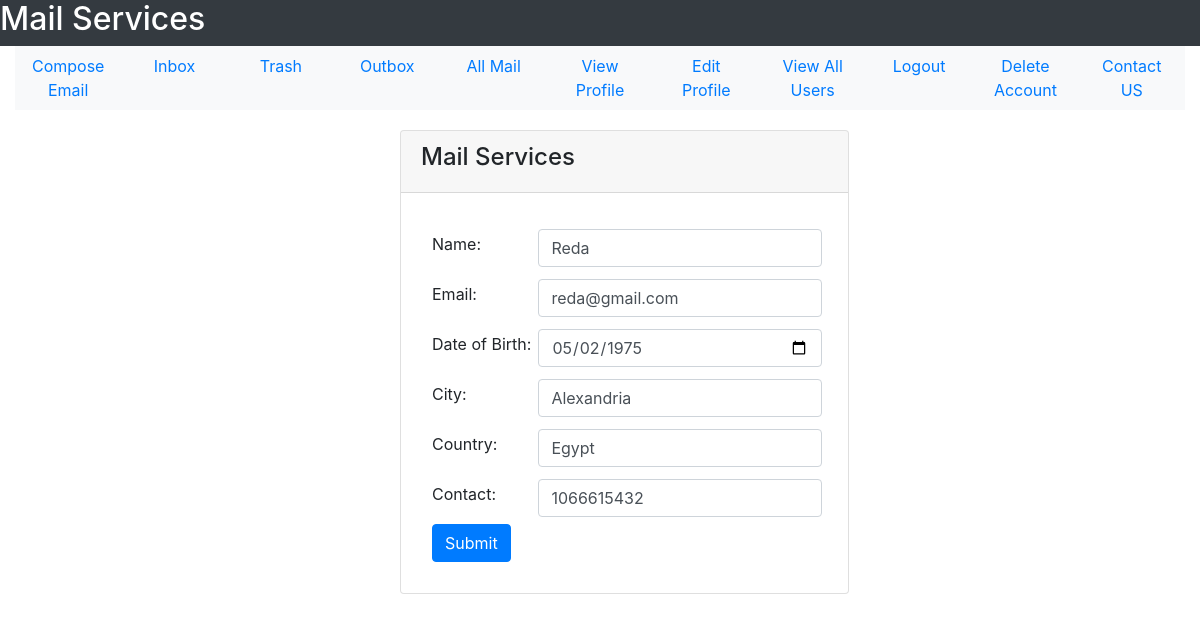
/EditProfileForm (signed in), run on an earlier commit of the app's database.
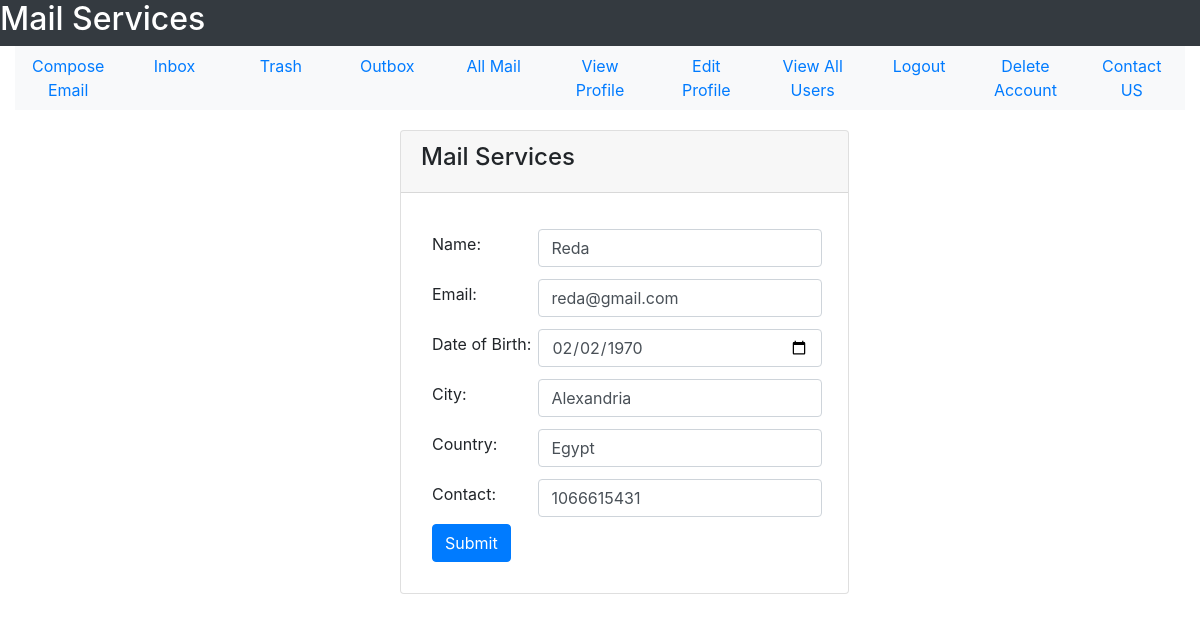
And on a later commit of the database.
### tables this page shows
CREATE TABLE user(user_id INTEGER PRIMARY KEY, user_name TEXT NOT NULL, user_email TEXT NOT NULL, user_password TEXT  NOT NULL, user_gender TEXT NOT NULL, user_date_of_birth TEXT NOT NULL, user_city TEXT NOT NULL, user_country TEXT NOT NULL, user_contact INTEGER, user_account_creation_date TEXT NOT NULL, user_active INTEGER DEFAULT 0 CHECK(user_active == 1 OR user_active == 0), UNIQUE(user_email));

### User/User_Profile/user.py (the view)
@user_profile_bp.route('/EditProfileForm')
def edit_profile_form():
    sqlite_connection = sqlite3.connect('Mail_DB.db')
    select_user_query = """SELECT * FROM user WHERE user_email = ?;"""
    select_user_query_data = (session['email'],)
    user_data = sqlite_connection.execute(select_user_query, select_user_query_data)
    user_record = {}
    for data in user_data:
        user_record['NAME'] = data[1]
        user_record['EMAIL'] = data[2]
        user_record['DATE_OF_BIRTH'] = data[5]
        user_record['CITY'] = data[6]
        user_record['COUNTRY'] = data[7]
        user_record['CONTACT'] = data[8]
        user_record['ACCOUNT_CREATRION_DATE'] = data[9]
    sqlite_connection.close()
    return render_template('User_Profile/editProfileForm.html', user = user_record)

### User/User_Profile/templates/User_Profile/editProfileForm.html (shortened to what the changed rows need)
<!DOCTYPE html>
<html lang = "en">
    <head>
        <link rel="stylesheet" href="https://maxcdn.bootstrapcdn.com/bootstrap/4.5.2/css/bootstrap.min.css">
    </head>
    <body onload = "alertMessage()">
        <div class = "container-fluid">
        <div class = "row bg-dark text-white">
            <h2>Mail Services</h2>
        </div>
        <div class = "row">
        <div class = "card">
            <div class = card-body>
        <form action = "{{url_for('user_profile_bp.edit_profile')}}" method = "POST" name = "editForm">
            <table>
                <tr>
                    <td>
                        <input type = "text" name = "user_name" value = "{{user['NAME']}}" id = "user_name" class = "form-control">
                    </td>
                </tr>
                <tr>
                        <td>
                            <input type="email" name = "user_email" value = "{{user['EMAIL']}}" id = "user_email" class = "form-control">
                        </td>
                </tr>
                <tr>
                        <td>
                            <input type = "date" name = "user_birthDate" value = "{{user['DATE_OF_BIRTH']}}" id = "user_birth" class = "form-control">
                        </td>
                    </tr>
                <tr>
                        <td>
                            <input type = "text" name = "user_city" value = "{{user['CITY']}}" id = "user_city" class = "form-control">
                        </td>
                    </tr>
                <tr>
                        <td>
                         <input type = "text" name = "user_country" value ="{{user['COUNTRY']}}" id = "user_country" class = "form-control">
                        </td>
                    </tr>
                <tr>
                        <td>
                            <input type = "text" name = "user_contact" value ="{{user['CONTACT']}}" id = "user_contact" class = "form-control">
                        </td>
                    </tr>
        </table>
        </form>
        </div>
        </div>
        </div>
        </div>
    </body>
</html>

What changed in the data, as far as the page shows it:
changed user "Reda": user_birthDate "05/02/1975" → "02/02/1970"; user_contact "1066615432" → "1066615431"
